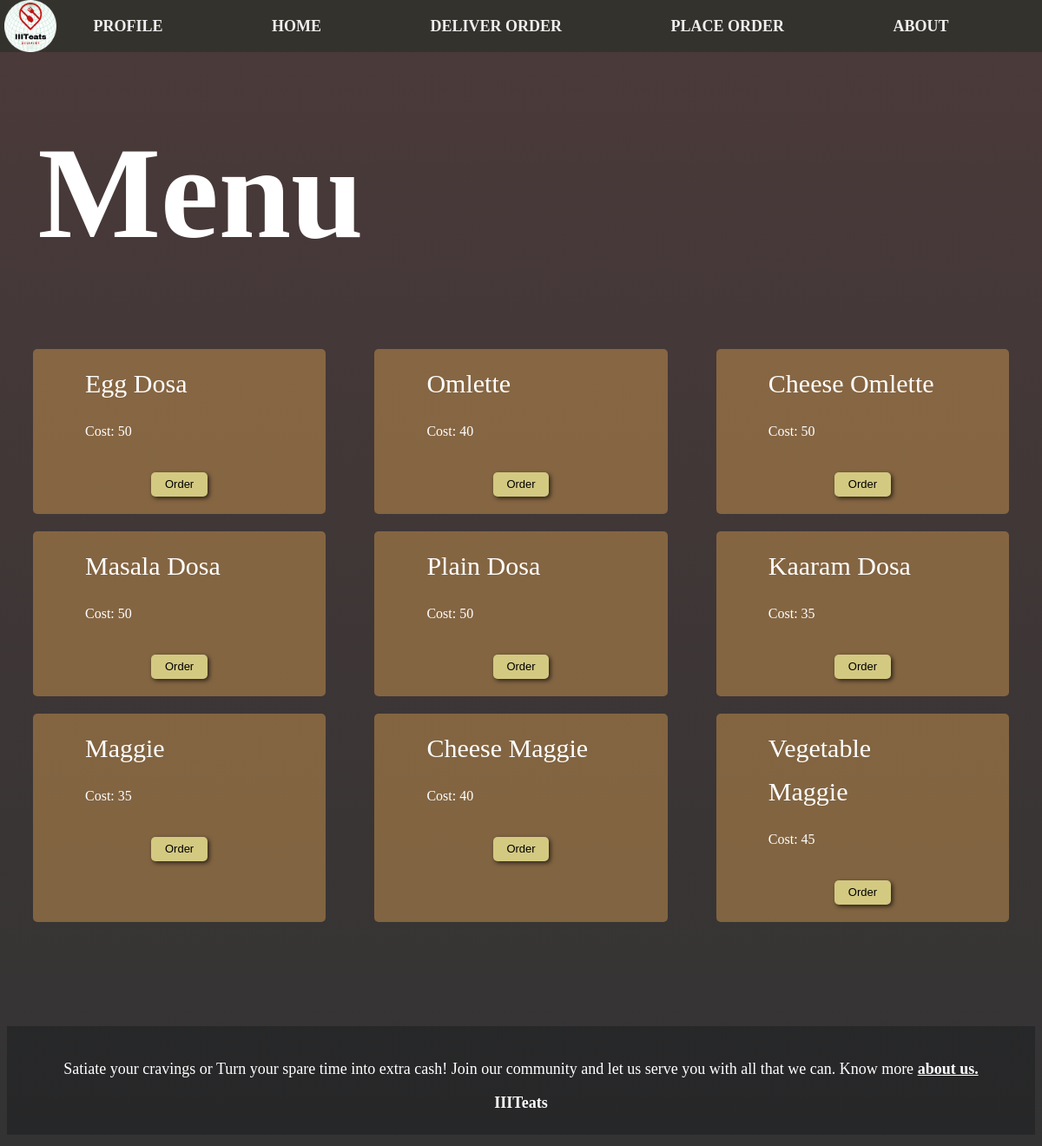
Page /menu.html?canteenId=2 on the committed database.
### tables this page shows
CREATE TABLE Menu (
menu_id INTEGER PRIMARY KEY,
canteen_id INTEGER NOT NULL,
item_name TEXT NOT NULL,
item_price INTEGER NOT NULL,
FOREIGN KEY (canteen_id) REFERENCES Canteens(canteen_id));

### app.py (the view)
@app.route('/menu.html', methods=['GET'])
def menu():
    canteen_id = request.args.get('canteenId')
    conn = sqlite3.connect('iiiteats.db')  # Replace 'your_database.db' with your actual database file path
    cursor = conn.cursor()
    query = "SELECT menu_id, item_name, item_price FROM menu WHERE canteen_id = ?"
    cursor.execute(query, (canteen_id,))
    menu_items = cursor.fetchall()
    conn.close()
    return render_template('menu.html', menu_items=menu_items, canteen_id=canteen_id)

### templates/menu.html (shortened to what this page needs)
<!DOCTYPE html>
<html lang="en">
  <head>
    <link rel="stylesheet" href="../static/menu.css" />
    <link rel="stylesheet" href="../static/navbar.css" />
    <link rel="stylesheet" href="../static/footer.css" />
  </head>
  <body>
    <nav class="navbar">
      <img src="../static/hackathon_logo.png" alt="logo" />
      <a href="/profile">PROFILE</a>
      <a href="/main">HOME</a>
      <a href="/take_orders">DELIVER ORDER</a>
      <a href="/canteens">PLACE ORDER</a>
      <a href="/about">ABOUT</a>
    </nav>
    <h1 class="ftitle">Menu</h1>
    <div class="menu-container">
      {% for item in menu_items %}
      <div class="menu-item">
        <div class="item-name">{{ item[1] }}</div>
        <div class="item-price">Cost: {{ item[2] }}</div>
        <div class="order-button">
          <button class="order" onclick="toggleOrderForm('{{ item[0] }}')">
            Order
          </button>
        </div>
      </div>
      {% endfor %}
    </div>
    <footer>
        <br>
        <p>Satiate your cravings or Turn your spare time into extra cash! Join our community and let us serve you with all that we can. Know more <u> <b> <a
                        href="/about">about us.</a> </u> </b> </p>
        <p><b>IIITeats</b></p>
        <br>
    </footer>
  </body>
</html>

### static/menu.css (style rules this page uses)
body { background-image: linear-gradient( to bottom, rgba(31, 9, 9, 0.8), rgba(0, 0, 0, 0.8) ), url("https://cutewallpaper.org/21/fast-food-wallpaper/Wallpaper-tomato-hamburger-Patty-sandwich-fast-food-bun-.jpg"); background-repeat: no-repeat; background-size: cover; background-attachment: fixed; color: white; }
.ftitle { font-size: 150px; margin: 30px 0px; margin-top: 100px; margin-bottom: 5%; font-family: cursive; padding: 3%; }
.menu-container { display: flex; flex-wrap: wrap; justify-content: space-between; margin: 0 30px; }
.menu-item { width: 30%; line-height: 50px; border-radius: 5px; background-color: rgba(185, 138, 76, 0.568); padding: 10px; margin-bottom: 20px; box-sizing: border-box; }
.item-name { font-size: 30px; margin: 5px 50px; margin-bottom: 5px; }
.item-price { margin: 5px 50px; margin-bottom: 10px; }
.order-button { text-align: center; margin-top: 10px; }
.order { cursor: pointer; padding: 2% 5%; border: none; box-shadow: 2px 2px 5px rgba(0, 0, 0, 0.668); font-size: 13px; background-color: rgb(211 201 129); border-radius: 5px; }
h1 { margin-top: 5%; }

### static/navbar.css (style rules this page uses)
.navbar { background-color: rgba(49, 49, 43, 0.849); position: fixed; z-index: 100; top: 0; left: 0; height: 60px; width: 100%; display: flex; justify-content: space-evenly; align-items: center; }
.navbar a { float: left; display: block; color: #eeeeee; text-align: center; padding: 15px 18px; font-size: 18px; font-weight: bold; }
a, a:hover, a:focus, a:active { text-decoration: none; color: inherit; }
.navbar img { width: 60px; height: 60px; position: absolute; top: 0px; left: 5px; }

### static/footer.css (style rules this page uses)
footer { margin-top: 100px; text-align: center; bottom: 0; font-size: 18px; width: 100%; height: 125px; background-color: #1f202293; color: white; }

### rows in the picture
Menu: item_name "Egg Dosa", item_price "50"
Menu: item_name "Omlette", item_price "40"
Menu: item_name "Cheese Omlette", item_price "50"
Menu: item_name "Masala Dosa", item_price "50"
Menu: item_name "Plain Dosa", item_price "50"
Menu: item_name "Kaaram Dosa", item_price "35"
Menu: item_name "Maggie", item_price "35"
Menu: item_name "Cheese Maggie", item_price "40"
Menu: item_name "Vegetable Maggie", item_price "45"
